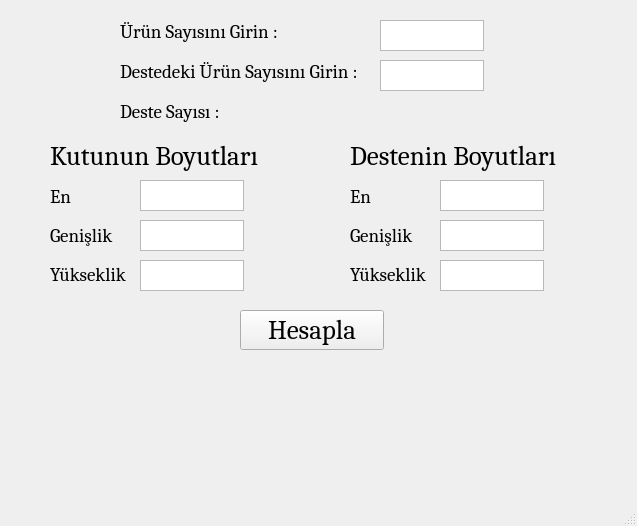
<?xml version="1.0" encoding="UTF-8"?>
<ui version="4.0">
 <class>MainWindow</class>
 <widget class="QMainWindow" name="MainWindow">
  <property name="geometry">
   <rect>
    <x>0</x>
    <y>0</y>
    <width>637</width>
    <height>526</height>
   </rect>
  </property>
  <property name="windowTitle">
   <string>MainWindow</string>
  </property>
  <widget class="QWidget" name="centralwidget">
   <widget class="QLabel" name="label_6">
    <property name="geometry">
     <rect>
      <x>120</x>
      <y>100</y>
      <width>231</width>
      <height>22</height>
     </rect>
    </property>
    <property name="font">
     <font>
      <family>Cambria</family>
      <pointsize>14</pointsize>
     </font>
    </property>
    <property name="text">
     <string>Deste Sayısı :</string>
    </property>
   </widget>
   <widget class="QLabel" name="label_5">
    <property name="geometry">
     <rect>
      <x>120</x>
      <y>60</y>
      <width>252</width>
      <height>22</height>
     </rect>
    </property>
    <property name="font">
     <font>
      <family>Cambria</family>
      <pointsize>14</pointsize>
     </font>
    </property>
    <property name="text">
     <string>Destedeki Ürün Sayısını Girin :</string>
    </property>
   </widget>
   <widget class="QLabel" name="label_7">
    <property name="geometry">
     <rect>
      <x>380</x>
      <y>110</y>
      <width>80</width>
      <height>23</height>
     </rect>
    </property>
    <property name="font">
     <font>
      <pointsize>14</pointsize>
     </font>
    </property>
    <property name="text">
     <string/>
    </property>
   </widget>
   <widget class="QTextEdit" name="textEdit">
    <property name="geometry">
     <rect>
      <x>380</x>
      <y>20</y>
      <width>104</width>
      <height>31</height>
     </rect>
    </property>
    <property name="font">
     <font>
      <pointsize>12</pointsize>
     </font>
    </property>
   </widget>
   <widget class="QTextEdit" name="textEdit_2">
    <property name="geometry">
     <rect>
      <x>380</x>
      <y>60</y>
      <width>104</width>
      <height>31</height>
     </rect>
    </property>
    <property name="font">
     <font>
      <pointsize>12</pointsize>
     </font>
    </property>
   </widget>
   <widget class="QLabel" name="label">
    <property name="geometry">
     <rect>
      <x>120</x>
      <y>20</y>
      <width>168</width>
      <height>22</height>
     </rect>
    </property>
    <property name="font">
     <font>
      <family>Cambria</family>
      <pointsize>14</pointsize>
     </font>
    </property>
    <property name="text">
     <string>Ürün Sayısını Girin :</string>
    </property>
   </widget>
   <widget class="QTextEdit" name="textEdit_3">
    <property name="geometry">
     <rect>
      <x>140</x>
      <y>180</y>
      <width>104</width>
      <height>31</height>
     </rect>
    </property>
    <property name="font">
     <font>
      <pointsize>10</pointsize>
     </font>
    </property>
   </widget>
   <widget class="QLabel" name="label_2">
    <property name="geometry">
     <rect>
      <x>50</x>
      <y>140</y>
      <width>214</width>
      <height>32</height>
     </rect>
    </property>
    <property name="font">
     <font>
      <family>Cambria</family>
      <pointsize>20</pointsize>
     </font>
    </property>
    <property name="text">
     <string>Kutunun Boyutları</string>
    </property>
   </widget>
   <widget class="QLabel" name="label_3">
    <property name="geometry">
     <rect>
      <x>350</x>
      <y>140</y>
      <width>214</width>
      <height>32</height>
     </rect>
    </property>
    <property name="font">
     <font>
      <family>Cambria</family>
      <pointsize>20</pointsize>
     </font>
    </property>
    <property name="text">
     <string>Destenin Boyutları</string>
    </property>
   </widget>
   <widget class="QTextEdit" name="textEdit_4">
    <property name="geometry">
     <rect>
      <x>140</x>
      <y>220</y>
      <width>104</width>
      <height>31</height>
     </rect>
    </property>
    <property name="font">
     <font>
      <pointsize>10</pointsize>
     </font>
    </property>
   </widget>
   <widget class="QWidget" name="layoutWidget">
    <property name="geometry">
     <rect>
      <x>50</x>
      <y>180</y>
      <width>80</width>
      <height>111</height>
     </rect>
    </property>
    <layout class="QVBoxLayout" name="verticalLayout">
     <item>
      <widget class="QLabel" name="label_4">
       <property name="font">
        <font>
         <family>Cambria</family>
         <pointsize>14</pointsize>
        </font>
       </property>
       <property name="text">
        <string>En</string>
       </property>
      </widget>
     </item>
     <item>
      <widget class="QLabel" name="label_8">
       <property name="font">
        <font>
         <family>Cambria</family>
         <pointsize>14</pointsize>
        </font>
       </property>
       <property name="text">
        <string>Genişlik</string>
       </property>
      </widget>
     </item>
     <item>
      <widget class="QLabel" name="label_9">
       <property name="font">
        <font>
         <family>Cambria</family>
         <pointsize>14</pointsize>
        </font>
       </property>
       <property name="text">
        <string>Yükseklik</string>
       </property>
      </widget>
     </item>
    </layout>
   </widget>
   <widget class="QTextEdit" name="textEdit_5">
    <property name="geometry">
     <rect>
      <x>440</x>
      <y>260</y>
      <width>104</width>
      <height>31</height>
     </rect>
    </property>
    <property name="font">
     <font>
      <pointsize>10</pointsize>
     </font>
    </property>
   </widget>
   <widget class="QTextEdit" name="textEdit_6">
    <property name="geometry">
     <rect>
      <x>140</x>
      <y>260</y>
      <width>104</width>
      <height>31</height>
     </rect>
    </property>
    <property name="font">
     <font>
      <pointsize>10</pointsize>
     </font>
    </property>
   </widget>
   <widget class="QPushButton" name="hesaplaButton">
    <property name="geometry">
     <rect>
      <x>240</x>
      <y>310</y>
      <width>144</width>
      <height>40</height>
     </rect>
    </property>
    <property name="font">
     <font>
      <family>Cambria</family>
      <pointsize>20</pointsize>
     </font>
    </property>
    <property name="text">
     <string>Hesapla</string>
    </property>
   </widget>
   <widget class="QWidget" name="layoutWidget_2">
    <property name="geometry">
     <rect>
      <x>350</x>
      <y>180</y>
      <width>80</width>
      <height>111</height>
     </rect>
    </property>
    <layout class="QVBoxLayout" name="verticalLayout_2">
     <item>
      <widget class="QLabel" name="label_10">
       <property name="font">
        <font>
         <family>Cambria</family>
         <pointsize>14</pointsize>
        </font>
       </property>
       <property name="text">
        <string>En</string>
       </property>
      </widget>
     </item>
     <item>
      <widget class="QLabel" name="label_11">
       <property name="font">
        <font>
         <family>Cambria</family>
         <pointsize>14</pointsize>
        </font>
       </property>
       <property name="text">
        <string>Genişlik</string>
       </property>
      </widget>
     </item>
     <item>
      <widget class="QLabel" name="label_12">
       <property name="font">
        <font>
         <family>Cambria</family>
         <pointsize>14</pointsize>
        </font>
       </property>
       <property name="text">
        <string>Yükseklik</string>
       </property>
      </widget>
     </item>
    </layout>
   </widget>
   <widget class="QTextEdit" name="textEdit_7">
    <property name="geometry">
     <rect>
      <x>440</x>
      <y>220</y>
      <width>104</width>
      <height>31</height>
     </rect>
    </property>
    <property name="font">
     <font>
      <pointsize>10</pointsize>
     </font>
    </property>
   </widget>
   <widget class="QTextEdit" name="textEdit_8">
    <property name="geometry">
     <rect>
      <x>440</x>
      <y>180</y>
      <width>104</width>
      <height>31</height>
     </rect>
    </property>
    <property name="font">
     <font>
      <pointsize>10</pointsize>
     </font>
    </property>
   </widget>
   <widget class="QLabel" name="label_13">
    <property name="geometry">
     <rect>
      <x>80</x>
      <y>370</y>
      <width>501</width>
      <height>101</height>
     </rect>
    </property>
    <property name="font">
     <font>
      <family>Cambria</family>
      <pointsize>14</pointsize>
     </font>
    </property>
    <property name="text">
     <string/>
    </property>
    <property name="alignment">
     <set>Qt::AlignLeading|Qt::AlignLeft|Qt::AlignTop</set>
    </property>
   </widget>
  </widget>
  <widget class="QStatusBar" name="statusbar"/>
 </widget>
 <resources/>
 <connections/>
</ui>
